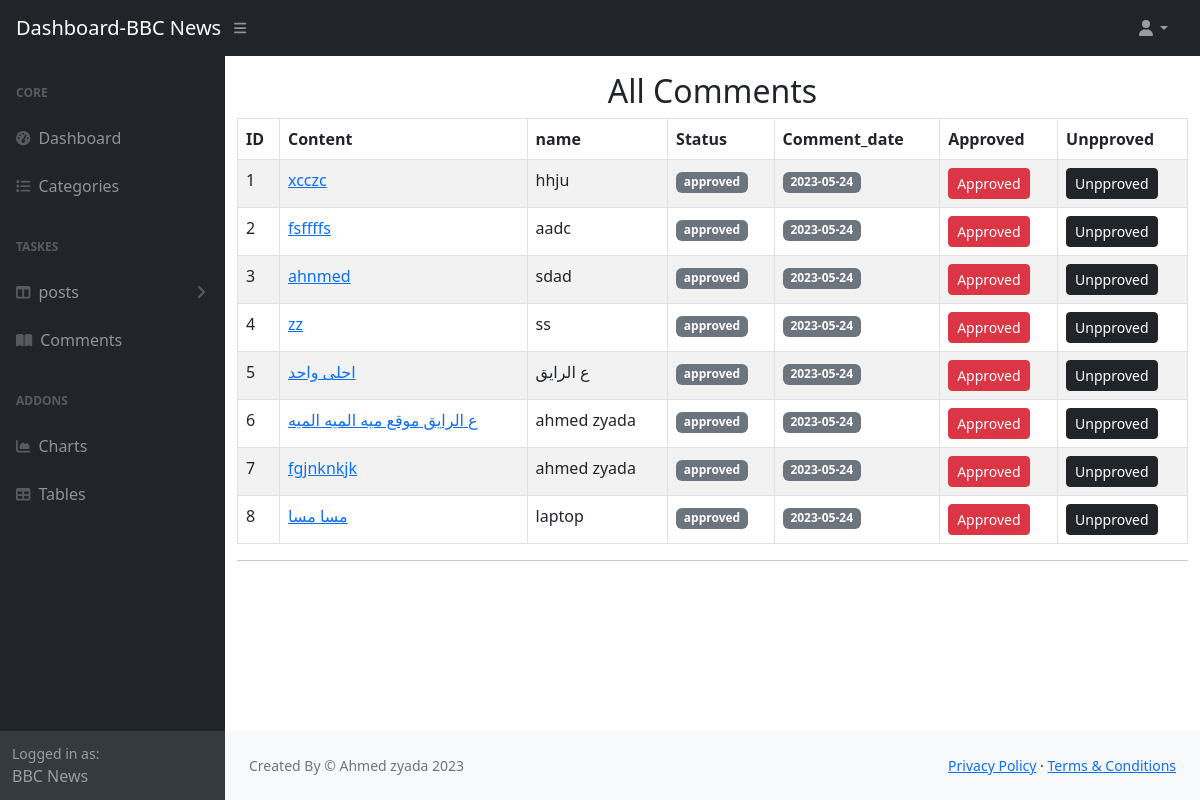
Page /admin/comments.php on the committed database.
### tables this page shows
CREATE TABLE `comment` (
  `comment_id` int(11) NOT NULL,
  `post_id` int(11) NOT NULL,
  `name` varchar(255) NOT NULL,
  `content` mediumtext NOT NULL,
  `comment_date` date NOT NULL,
  `status` varchar(255) NOT NULL DEFAULT 'approved'
);

### admin/comments.php (the view, shortened to what this page needs)
<?php
include('./admin_inc/admin_head.php');
include('./admin_inc/admin_nav.php');
?>
<div id="layoutSidenav">
    <?php
    include('./admin_inc/admin_side.php');
    ?>
    <div id="layoutSidenav_content">
        <main class="container mt-3">
            <h2 class="text-center">All Comments</h2>
            <table class="table table-bordered table-hover table-striped">
                <thead>
                    <tr>
                        <th>ID</th>
                        <th>Content</th>
                        <th>name</th>
                        <th>Status</th>
                        <th>Comment_date</th>
                        <th>Approved</th>
                        <th>Unpproved</th>
                    </tr>
                </thead>
                    <tbody>
                         <?php
                $commentSql = " SELECT * FROM `comment` ";
                $comment =  mysqli_query($con, $commentSql);
                while ($row =  mysqli_fetch_assoc($comment)) {
                    $comment_id=$row['comment_id'];
                    $name = $row['name'];
                    $content = $row['content'];
                    $comment_date = $row['comment_date'];
                    $status = $row['status'];
                ?>
                        <tr>
                            <td><?=$comment_id?></td>
                            <td><a href="../details.php?pid=<?= $comment_id ?>"><?= $content ?></a></td>
                            <td><?=$name?></td>
                            <td ><span class="badge bg-secondary"><?=$status?></span></td>
                            <td ><span class="badge bg-secondary"><?=$comment_date?></td>
                            <td><a href="comments.php?approve=<?= $comment_id ?>" class="btn btn-sm btn-danger">Approved</a></td>
                            <td><a href="comments.php?unapprove=<?= $comment_id ?>" class="btn btn-sm btn-dark">Unpproved</a></td>
                        </tr>
                    <?php } ?>
                    </tbody>
            </table>
            <hr>
        </main>
        <?php
        include('./admin_inc/admin_footer.php');
        ?>

### rows in the picture
comment: comment_id "1", content "xcczc", name "hhju", status "approved", comment_date "2023-05-24"
comment: comment_id "2", content "fsffffs", name "aadc", status "approved", comment_date "2023-05-24"
comment: comment_id "3", content "ahnmed", name "sdad", status "approved", comment_date "2023-05-24"
comment: comment_id "4", content "zz", name "ss", status "approved", comment_date "2023-05-24"
comment: comment_id "5", content "احلى واحد", name "ع الرايق", status "approved", comment_date "2023-05-24"
comment: comment_id "6", content "ع الرايق موقع ميه الميه الميه", name "ahmed zyada", status "approved", comment_date "2023-05-24"
comment: comment_id "7", content "fgjnknkjk", name "ahmed zyada", status "approved", comment_date "2023-05-24"
comment: comment_id "8", content "مسا مسا", name "laptop", status "approved", comment_date "2023-05-24"
